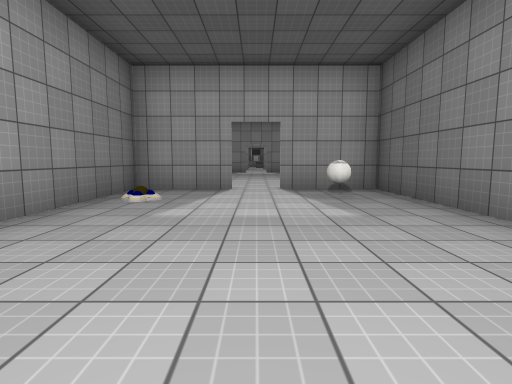
[1] (above)

18 first-person views from a walk through a scene from a Unity 3-D project. The camera is 1.2 m above the floor, tilts 6° down and sees 80° across. The floor is counted in squares, 2 m on a side. Each view is taken from the middle of a square. On the plan, view 1 faces up. The plan holds only what a view shows up to about 9 squares ahead; the rest is blank. The place goes on beyond the plan. The player character is not drawn. Door leaves are left out, so doorways stand open. Surface patterns are stand-ins for the level's own textures.

[2]
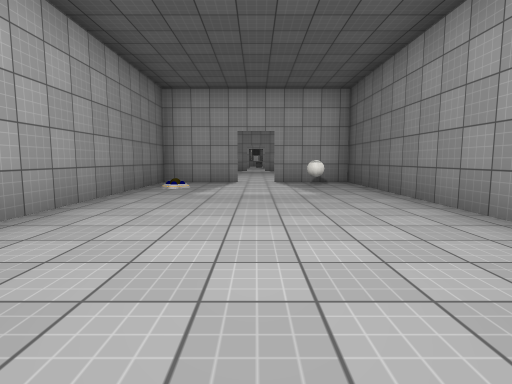

[3]
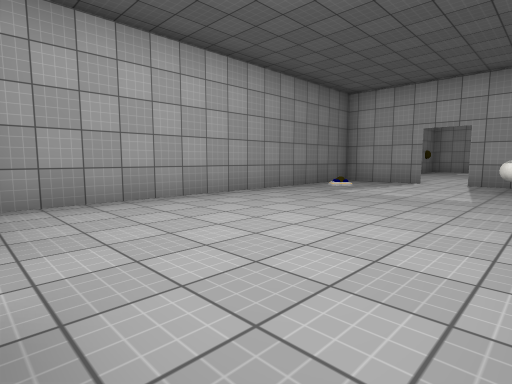

[4]
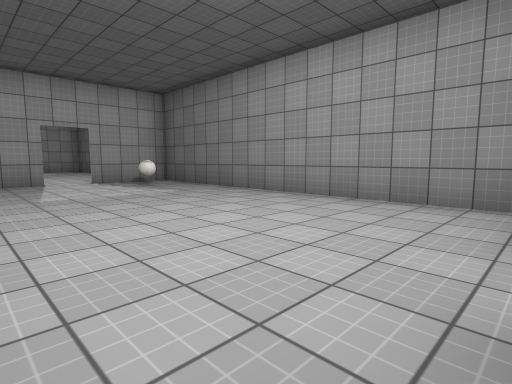

[5]
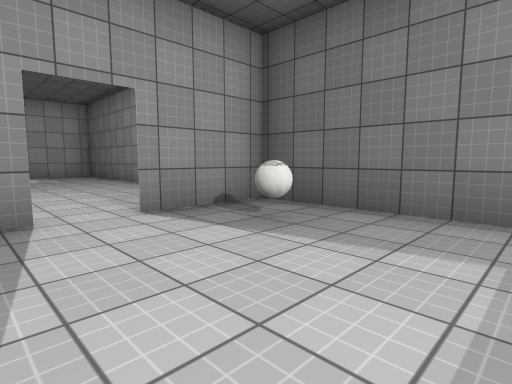

[6]
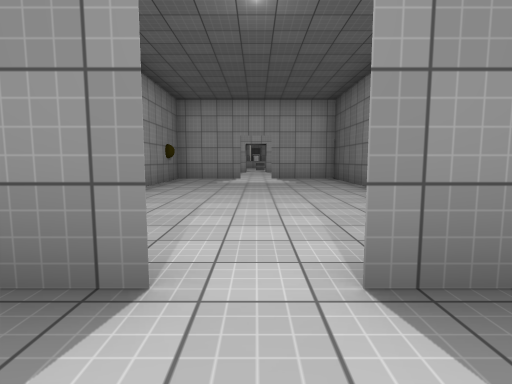

[7]
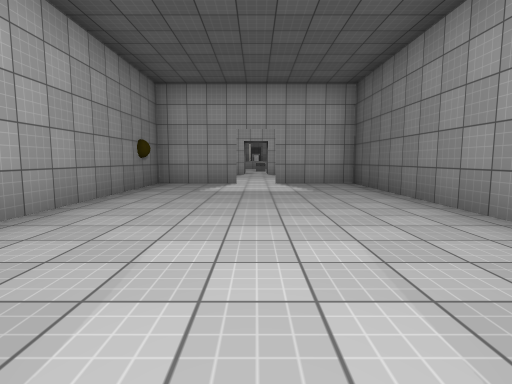

[8]
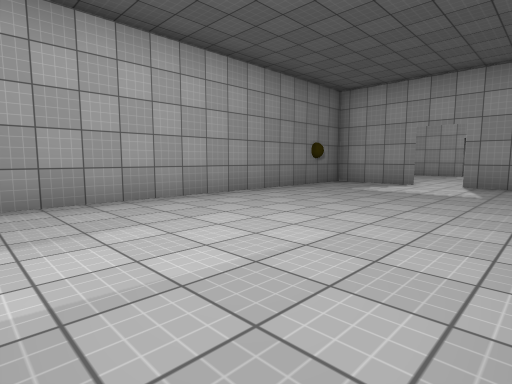

[9]
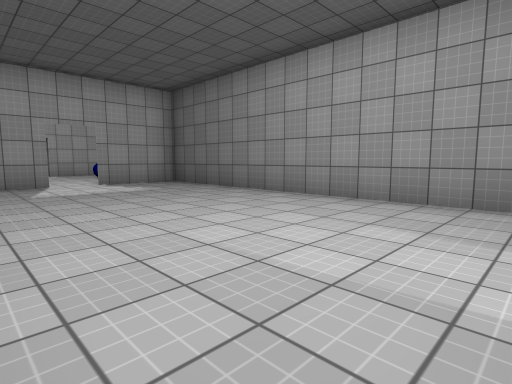

[10]
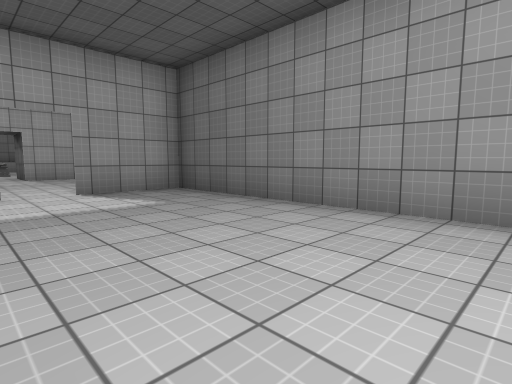

[11]
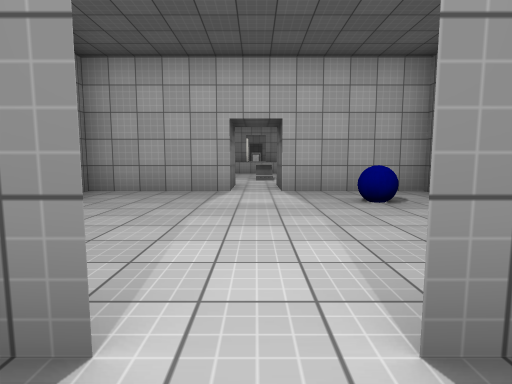

[12]
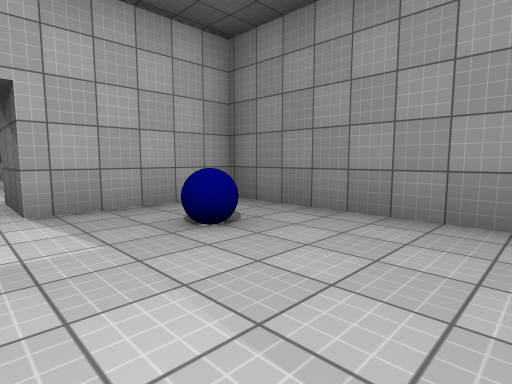

[13]
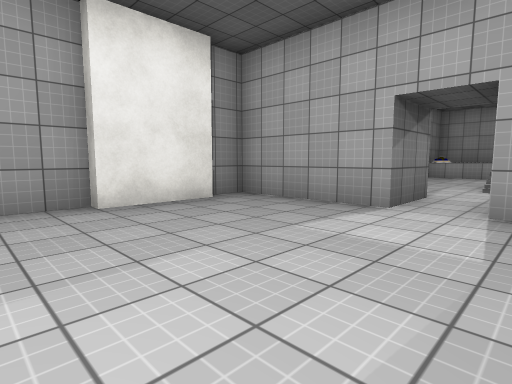

[14]
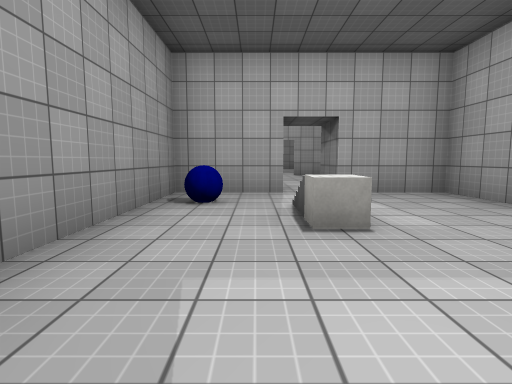

[15]
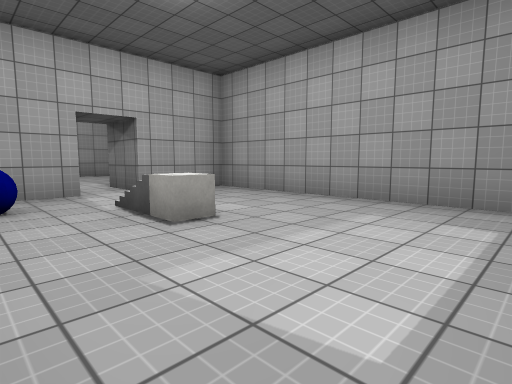

[16]
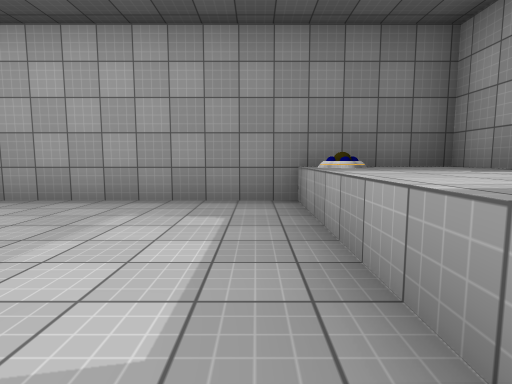

[17]
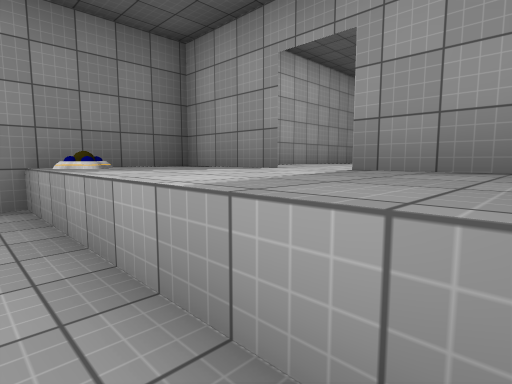

[18]
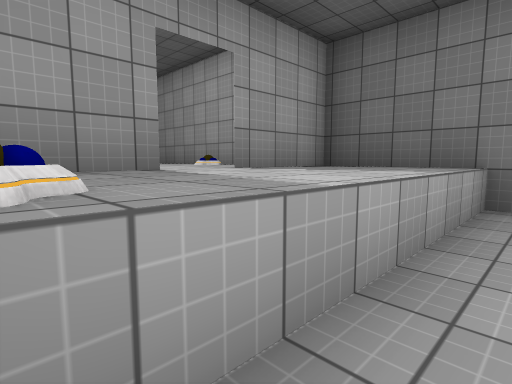

### Floor plan
Key: @ floor where view 1 was taken; # wall or solid block; . floor; / step, stairs or slope; D open door; ^ raised ledge; O other object.
Columns run from 4 left of view 1 to 4 right of it. Each row starts with its distance up from view 1.
 30  # ^D^ #
 29  #^^^^^#
 28  #O^^^^#
 27  #.....#
 26  #.....#
 25  #.....#
 24  #..O..#
 23  #../.O#
 22  #.....#
 21  ###.###
 20  ###D####
 19  #......#
 18 ##....O.#
 17 #.......#
 16 #.......#
 15 ####D####
 14  #.....#
 13  #.....#
 12  #.....#
 11  #.....#
 10  #.....#
  9  #.....#
  8  #.....#
  7  #.....#
  6  ###D###
  5  #...O.#
  4  #.....#
  3  #.....#
  2  #.....#
  1  #.....#
  0  #..@..#
 -1  #.....#
 -2  #.....#

Where each view was taken, in squares from view 1:
view 1: 0 up, 0 right, facing up
view 2: 2 down, 0 right, facing up
view 3: 2 down, 2 right, facing up-left
view 4: 2 down, 2 left, facing up-right
view 5: 3 up, 1 left, facing up-right
view 6: 5 up, 0 right, facing up
view 7: 7 up, 0 right, facing up
view 8: 7 up, 2 right, facing up-left
view 9: 7 up, 2 left, facing up-right
view 10: 9 up, 1 left, facing up-right
view 11: 14 up, 0 right, facing up
view 12: 16 up, 0 right, facing up-right
view 13: 16 up, 1 right, facing up-left
view 14: 27 up, 1 right, facing down
view 15: 27 up, 2 right, facing down-left
view 16: 27 up, 2 right, facing left
view 17: 27 up, 2 right, facing up-left
view 18: 27 up, 2 left, facing up-right
